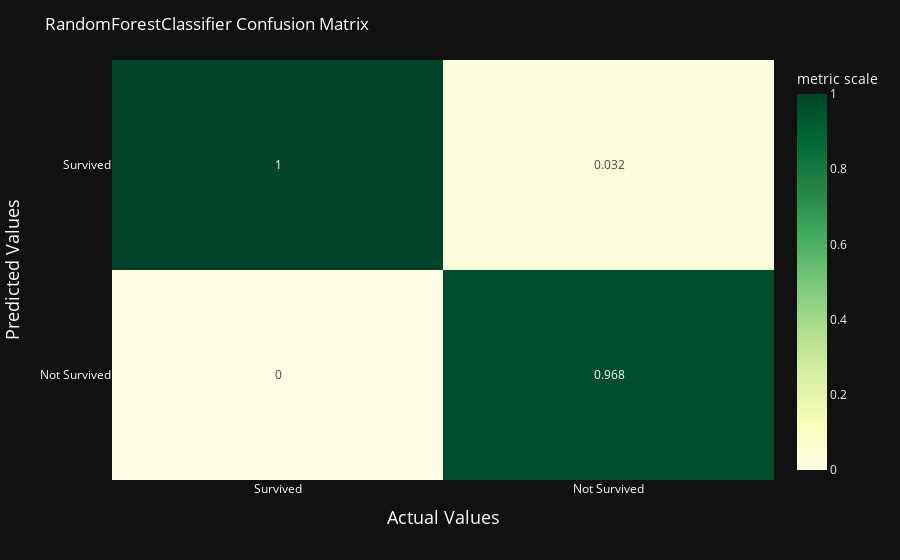

Notebook code cell kept with this figure:
### Markdown cell above
# Confusion Matrix Plot

### Code cell
# Random Forest
y_pred = rf_best_estimator.predict(X_test) # Predict the target variable for the test data 
plotly_fig = cm_plot(rf_best_estimator, y_test, y_pred, classes=["Not Survived", "Survived"], save_fig_path="model/RandomForest_CM.html")
plotly_fig

### Figure 1 — Plotly figure (JSON) as saved in the notebook; plotly's stock layout.template omitted (floating-point values rounded to 4 significant figures)
{"data": [{"coloraxis": "coloraxis", "hovertemplate": "Actual Values: %{x}<br>Predicted Values: %{y}<br>metric scale: %{z}<extra></extra>", "name": "0", "texttemplate": "%{z}", "type": "heatmap", "x": [0, 1], "xaxis": "x", "y": ["Survived", "Not Survived"], "yaxis": "y", "z": [[1, 0.032], [0, 0.968]]}], "layout": {"autosize": false, "coloraxis": {"colorbar": {"title": {"text": "metric scale"}}, "colorscale": [[0, "rgb(255,255,229)"], [0.125, "rgb(247,252,185)"], [0.25, "rgb(217,240,163)"], [0.375, "rgb(173,221,142)"], [0.5, "rgb(120,198,121)"], [0.625, "rgb(65,171,93)"], [0.75, "rgb(35,132,67)"], [0.875, "rgb(0,104,55)"], [1, "rgb(0,69,41)"]]}, "margin": {"t": 60}, "title": {"font": {"color": "white"}, "text": "RandomForestClassifier Confusion Matrix"}, "xaxis": {"anchor": "y", "color": "white", "constrain": "domain", "domain": [0, 1], "dtick": 20, "scaleanchor": "y", "showticklabels": true, "tickmode": "array", "ticktext": ["Survived", "Not Survived"], "tickvals": [0, 1], "title": {"font": {"size": 18}, "text": "Actual Values"}}, "yaxis": {"anchor": "x", "autorange": "reversed", "color": "white", "constrain": "domain", "domain": [0, 1], "dtick": 20, "showticklabels": true, "tickmode": "array", "ticktext": ["Survived", "Not Survived"], "tickvals": [0, 1], "title": {"font": {"size": 18}, "text": "Predicted Values"}}}}
